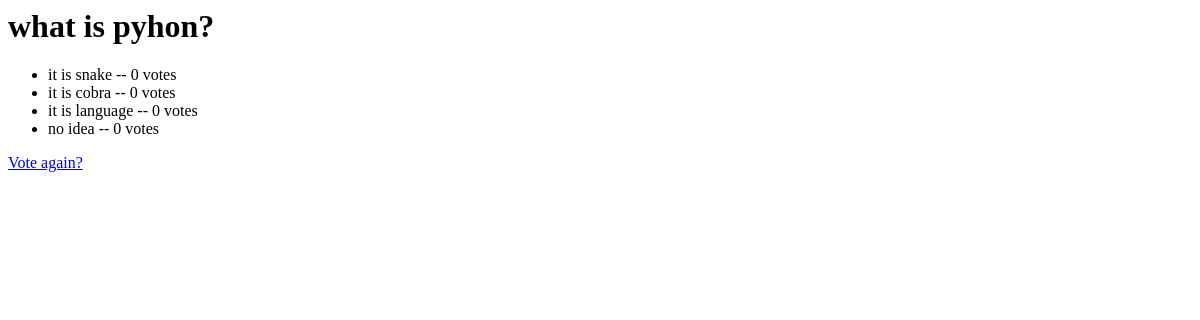
Page /polls/1/result on the earlier database version.
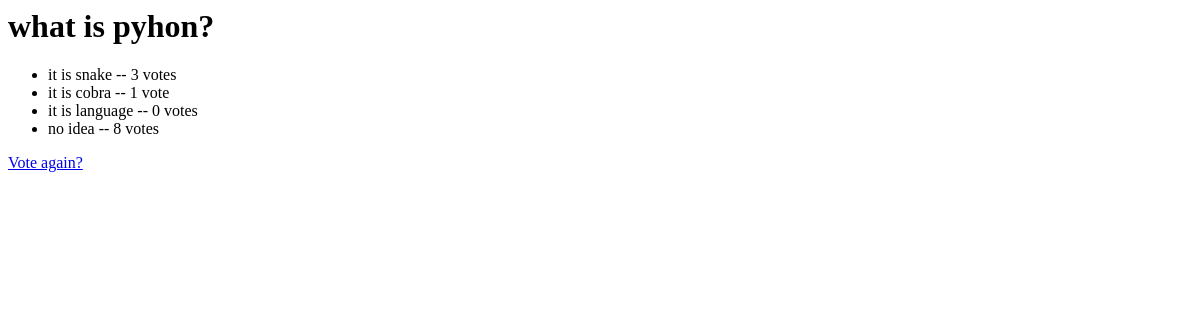
Same page on the later database version.
### polls/models.py (models this page shows, shortened)
class Question(models.Model):
    question_text = models.CharField(max_length=20)
    pub_date = models.DateTimeField("date published")

class Choice(models.Model):
    question = models.ForeignKey(Question,on_delete=models.CASCADE)
    choice_text = models.CharField(max_length=200)
    votes = models.IntegerField(default=0)

### polls/views.py (the view)
# urls.py: path('<int:question_id>/result', views.ResultsView , name="result"),
def ResultsView(request,question_id):
    question = get_object_or_404(Question, pk=question_id)
    return render(request, "polls/results.html", {"question": question})

### polls/templates/polls/results.html
<h1>{{ question.question_text }}</h1>
<ul>
{% for choice in question.choice_set.all %}
    <li>{{ choice.choice_text }} -- {{ choice.votes }} vote{{ choice.votes|pluralize }}</li>
{% endfor %}
</ul>
<a href="{% url 'polls:detail' question.id %}">Vote again?</a>

Differences in the rows shown:
changed Choice "it is snake": votes "0" → "3"
changed Choice "it is cobra": votes "0" → "1"
changed Choice "no idea": votes "0" → "8"
